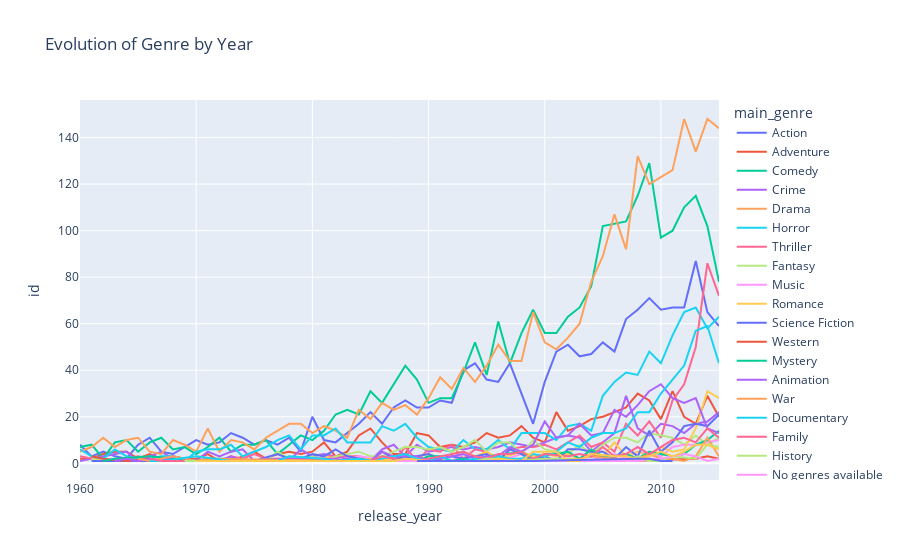

Notebook code cell kept with this figure:
### Code cell
#Creating a graphic when it is possible to see the evolution of every genre over the years
fig = px.line(dft_g, x="release_year", y="id", color='main_genre', title = "Evolution of Genre by Year")
fig.show()

### Figure 1 — Plotly figure (JSON) as saved in the notebook; plotly's stock layout.template omitted (floating-point values rounded to 4 significant figures)
{"data": [{"hovertemplate": "main_genre=Action<br>release_year=%{x}<br>id=%{y}<extra></extra>", "legendgroup": "Action", "line": {"color": "#636efa", "dash": "solid"}, "mode": "lines", "name": "Action", "orientation": "v", "showlegend": true, "type": "scatter", "x": [1960, 1961, 1962, 1963, 1964, 1965, 1966, 1967, 1968, 1969, 1970, 1971, 1972, 1973, 1974, 1975, 1976, 1977, 1978, 1979, 1980, 1981, 1982, 1983, 1984, 1985, 1986, 1987, 1988, 1989, 1990, 1991, 1992, 1993, 1994, 1995, 1996, 1997, 1998, 1999, 2000, 2001, 2002, 2003, 2004, 2005, 2006, 2007, 2008, 2009, 2010, 2011, 2012, 2013, 2014, 2015], "xaxis": "x", "y": [8, 3, 5, 3, 2, 8, 11, 5, 4, 7, 10, 8, 9, 13, 11, 8, 10, 8, 11, 5, 20, 10, 9, 13, 17, 22, 17, 24, 27, 24, 24, 27, 26, 40, 43, 36, 35, 43, 30, 17, 35, 48, 51, 46, 47, 52, 48, 62, 66, 71, 66, 67, 67, 87, 65, 59], "yaxis": "y"}, {"hovertemplate": "main_genre=Adventure<br>release_year=%{x}<br>id=%{y}<extra></extra>", "legendgroup": "Adventure", "line": {"color": "#EF553B", "dash": "solid"}, "mode": "lines", "name": "Adventure", "orientation": "v", "showlegend": true, "type": "scatter", "x": [1960, 1961, 1962, 1963, 1964, 1965, 1966, 1967, 1968, 1969, 1970, 1971, 1972, 1973, 1974, 1975, 1976, 1977, 1978, 1979, 1980, 1981, 1982, 1983, 1984, 1985, 1986, 1987, 1988, 1989, 1990, 1991, 1992, 1993, 1994, 1995, 1996, 1997, 1998, 1999, 2000, 2001, 2002, 2003, 2004, 2005, 2006, 2007, 2008, 2009, 2010, 2011, 2012, 2013, 2014, 2015], "xaxis": "x", "y": [2, 2, 4, 5, 5, 2, 4, 2, 3, 2, 2, 4, 1, 1, 3, 5, 2, 4, 5, 4, 5, 9, 3, 5, 12, 15, 9, 4, 4, 13, 12, 7, 8, 7, 9, 13, 11, 12, 16, 11, 9, 22, 14, 16, 19, 20, 22, 24, 30, 27, 19, 31, 20, 17, 29, 20], "yaxis": "y"}, {"hovertemplate": "main_genre=Comedy<br>release_year=%{x}<br>id=%{y}<extra></extra>", "legendgroup": "Comedy", "line": {"color": "#00cc96", "dash": "solid"}, "mode": "lines", "name": "Comedy", "orientation": "v", "showlegend": true, "type": "scatter", "x": [1960, 1961, 1962, 1963, 1964, 1965, 1966, 1967, 1968, 1969, 1970, 1971, 1972, 1973, 1974, 1975, 1976, 1977, 1978, 1979, 1980, 1981, 1982, 1983, 1984, 1985, 1986, 1987, 1988, 1989, 1990, 1991, 1992, 1993, 1994, 1995, 1996, 1997, 1998, 1999, 2000, 2001, 2002, 2003, 2004, 2005, 2006, 2007, 2008, 2009, 2010, 2011, 2012, 2013, 2014, 2015], "xaxis": "x", "y": [7, 8, 2, 9, 10, 5, 9, 11, 6, 7, 4, 7, 11, 5, 8, 8, 10, 4, 8, 12, 10, 14, 21, 23, 21, 31, 26, 34, 42, 36, 26, 28, 28, 39, 52, 38, 61, 43, 56, 66, 56, 56, 63, 67, 76, 102, 103, 104, 115, 129, 97, 100, 110, 115, 102, 78], "yaxis": "y"}, {"hovertemplate": "main_genre=Crime<br>release_year=%{x}<br>id=%{y}<extra></extra>", "legendgroup": "Crime", "line": {"color": "#ab63fa", "dash": "solid"}, "mode": "lines", "name": "Crime", "orientation": "v", "showlegend": true, "type": "scatter", "x": [1960, 1962, 1964, 1965, 1967, 1968, 1970, 1971, 1972, 1973, 1974, 1975, 1976, 1978, 1979, 1980, 1981, 1983, 1984, 1985, 1986, 1987, 1988, 1989, 1990, 1991, 1992, 1993, 1994, 1995, 1996, 1997, 1998, 1999, 2000, 2001, 2002, 2003, 2004, 2005, 2006, 2007, 2008, 2009, 2010, 2011, 2012, 2013, 2014, 2015], "xaxis": "x", "y": [1, 3, 5, 1, 5, 2, 1, 5, 3, 5, 6, 1, 1, 1, 6, 3, 4, 2, 2, 1, 6, 8, 3, 8, 5, 6, 7, 6, 7, 6, 7, 9, 8, 7, 9, 11, 12, 11, 5, 9, 13, 29, 15, 12, 17, 16, 13, 17, 18, 22], "yaxis": "y"}, {"hovertemplate": "main_genre=Drama<br>release_year=%{x}<br>id=%{y}<extra></extra>", "legendgroup": "Drama", "line": {"color": "#FFA15A", "dash": "solid"}, "mode": "lines", "name": "Drama", "orientation": "v", "showlegend": true, "type": "scatter", "x": [1960, 1961, 1962, 1963, 1964, 1965, 1966, 1967, 1968, 1969, 1970, 1971, 1972, 1973, 1974, 1975, 1976, 1977, 1978, 1979, 1980, 1981, 1982, 1983, 1984, 1985, 1986, 1987, 1988, 1989, 1990, 1991, 1992, 1993, 1994, 1995, 1996, 1997, 1998, 1999, 2000, 2001, 2002, 2003, 2004, 2005, 2006, 2007, 2008, 2009, 2010, 2011, 2012, 2013, 2014, 2015], "xaxis": "x", "y": [5, 7, 11, 7, 10, 11, 5, 4, 10, 8, 5, 15, 5, 10, 9, 6, 11, 14, 17, 17, 13, 16, 14, 11, 23, 19, 26, 23, 25, 21, 28, 37, 32, 41, 35, 42, 51, 44, 44, 65, 52, 49, 54, 60, 78, 89, 107, 92, 132, 120, 123, 126, 148, 134, 148, 144], "yaxis": "y"}, {"hovertemplate": "main_genre=Horror<br>release_year=%{x}<br>id=%{y}<extra></extra>", "legendgroup": "Horror", "line": {"color": "#19d3f3", "dash": "solid"}, "mode": "lines", "name": "Horror", "orientation": "v", "showlegend": true, "type": "scatter", "x": [1960, 1961, 1962, 1963, 1964, 1965, 1966, 1967, 1968, 1969, 1970, 1971, 1972, 1973, 1974, 1975, 1976, 1977, 1978, 1979, 1980, 1981, 1982, 1983, 1984, 1985, 1986, 1987, 1988, 1989, 1990, 1991, 1992, 1993, 1994, 1995, 1996, 1997, 1998, 1999, 2000, 2001, 2002, 2003, 2004, 2005, 2006, 2007, 2008, 2009, 2010, 2011, 2012, 2013, 2014, 2015], "xaxis": "x", "y": [6, 3, 2, 6, 3, 2, 2, 3, 3, 1, 5, 6, 6, 8, 3, 5, 7, 10, 12, 6, 12, 12, 15, 9, 9, 9, 16, 14, 17, 11, 7, 6, 5, 10, 6, 6, 10, 6, 13, 13, 13, 10, 16, 17, 14, 29, 35, 39, 38, 48, 43, 55, 65, 67, 58, 63], "yaxis": "y"}, {"hovertemplate": "main_genre=Thriller<br>release_year=%{x}<br>id=%{y}<extra></extra>", "legendgroup": "Thriller", "line": {"color": "#FF6692", "dash": "solid"}, "mode": "lines", "name": "Thriller", "orientation": "v", "showlegend": true, "type": "scatter", "x": [1960, 1962, 1964, 1965, 1966, 1967, 1969, 1972, 1973, 1974, 1975, 1976, 1978, 1979, 1980, 1981, 1982, 1983, 1984, 1985, 1986, 1987, 1988, 1989, 1990, 1991, 1992, 1993, 1994, 1995, 1996, 1997, 1998, 1999, 2000, 2001, 2002, 2003, 2004, 2005, 2006, 2007, 2008, 2009, 2010, 2011, 2012, 2013, 2014, 2015], "xaxis": "x", "y": [3, 1, 2, 3, 2, 1, 1, 1, 3, 2, 4, 2, 2, 2, 1, 3, 3, 3, 3, 2, 2, 1, 7, 1, 6, 5, 8, 2, 6, 5, 1, 6, 7, 7, 8, 6, 9, 12, 7, 9, 5, 17, 12, 18, 11, 27, 34, 50, 86, 72], "yaxis": "y"}, {"hovertemplate": "main_genre=Fantasy<br>release_year=%{x}<br>id=%{y}<extra></extra>", "legendgroup": "Fantasy", "line": {"color": "#B6E880", "dash": "solid"}, "mode": "lines", "name": "Fantasy", "orientation": "v", "showlegend": true, "type": "scatter", "x": [1961, 1962, 1964, 1967, 1968, 1970, 1974, 1975, 1976, 1977, 1978, 1980, 1981, 1982, 1983, 1984, 1985, 1986, 1987, 1988, 1989, 1990, 1991, 1992, 1993, 1994, 1995, 1996, 1997, 1998, 1999, 2000, 2001, 2002, 2003, 2004, 2005, 2006, 2007, 2008, 2009, 2010, 2011, 2012, 2013, 2014, 2015], "xaxis": "x", "y": [2, 1, 1, 2, 1, 1, 1, 1, 1, 5, 2, 3, 1, 3, 4, 5, 3, 3, 5, 7, 7, 6, 7, 5, 7, 10, 5, 9, 9, 4, 10, 6, 5, 4, 8, 4, 8, 11, 11, 9, 13, 12, 11, 8, 12, 8, 11], "yaxis": "y"}, {"hovertemplate": "main_genre=Music<br>release_year=%{x}<br>id=%{y}<extra></extra>", "legendgroup": "Music", "line": {"color": "#FF97FF", "dash": "solid"}, "mode": "lines", "name": "Music", "orientation": "v", "showlegend": true, "type": "scatter", "x": [1961, 1964, 1967, 1970, 1972, 1975, 1978, 1980, 1981, 1982, 1983, 1984, 1987, 1988, 1989, 1990, 1992, 1993, 1996, 1998, 1999, 2001, 2003, 2004, 2005, 2006, 2007, 2008, 2009, 2010, 2011, 2012, 2013, 2014, 2015], "xaxis": "x", "y": [1, 1, 2, 1, 1, 1, 1, 1, 1, 1, 1, 3, 1, 1, 2, 2, 1, 4, 1, 4, 2, 1, 2, 3, 1, 4, 2, 5, 4, 3, 7, 8, 8, 9, 10], "yaxis": "y"}, {"hovertemplate": "main_genre=Romance<br>release_year=%{x}<br>id=%{y}<extra></extra>", "legendgroup": "Romance", "line": {"color": "#FECB52", "dash": "solid"}, "mode": "lines", "name": "Romance", "orientation": "v", "showlegend": true, "type": "scatter", "x": [1961, 1963, 1966, 1968, 1970, 1971, 1974, 1977, 1979, 1980, 1981, 1983, 1984, 1985, 1986, 1987, 1990, 1991, 1992, 1993, 1994, 1995, 1996, 1998, 1999, 2000, 2001, 2002, 2003, 2004, 2005, 2006, 2007, 2008, 2009, 2010, 2011, 2012, 2013, 2014, 2015], "xaxis": "x", "y": [1, 1, 1, 1, 1, 1, 1, 1, 1, 1, 3, 1, 1, 2, 2, 1, 4, 1, 4, 5, 3, 5, 2, 5, 3, 4, 3, 4, 2, 6, 3, 9, 3, 5, 3, 7, 5, 6, 15, 31, 28], "yaxis": "y"}, {"hovertemplate": "main_genre=Science Fiction<br>release_year=%{x}<br>id=%{y}<extra></extra>", "legendgroup": "Science Fiction", "line": {"color": "#636efa", "dash": "solid"}, "mode": "lines", "name": "Science Fiction", "orientation": "v", "showlegend": true, "type": "scatter", "x": [1961, 1966, 1967, 1968, 1969, 1970, 1971, 1973, 1975, 1977, 1978, 1979, 1980, 1981, 1982, 1983, 1984, 1985, 1986, 1987, 1989, 1990, 1991, 1992, 1993, 1994, 1995, 1996, 1997, 1998, 1999, 2000, 2001, 2002, 2003, 2004, 2005, 2006, 2007, 2008, 2009, 2010, 2011, 2012, 2013, 2014, 2015], "xaxis": "x", "y": [1, 1, 1, 2, 1, 1, 2, 1, 1, 4, 2, 2, 4, 3, 6, 3, 2, 1, 5, 2, 3, 4, 2, 3, 2, 3, 4, 1, 6, 4, 1, 3, 1, 6, 6, 5, 5, 2, 7, 3, 14, 5, 9, 16, 17, 16, 21], "yaxis": "y"}, {"hovertemplate": "main_genre=Western<br>release_year=%{x}<br>id=%{y}<extra></extra>", "legendgroup": "Western", "line": {"color": "#EF553B", "dash": "solid"}, "mode": "lines", "name": "Western", "orientation": "v", "showlegend": true, "type": "scatter", "x": [1961, 1962, 1964, 1966, 1967, 1968, 1970, 1971, 1972, 1973, 1975, 1977, 1979, 1980, 1982, 1990, 1992, 1993, 1994, 1999, 2002, 2003, 2004, 2006, 2007, 2013, 2014, 2015], "xaxis": "x", "y": [3, 2, 1, 2, 1, 1, 1, 2, 1, 2, 1, 1, 1, 2, 1, 1, 1, 1, 1, 1, 1, 1, 4, 1, 1, 2, 3, 2], "yaxis": "y"}, {"hovertemplate": "main_genre=Mystery<br>release_year=%{x}<br>id=%{y}<extra></extra>", "legendgroup": "Mystery", "line": {"color": "#00cc96", "dash": "solid"}, "mode": "lines", "name": "Mystery", "orientation": "v", "showlegend": true, "type": "scatter", "x": [1962, 1963, 1966, 1970, 1971, 1973, 1975, 1976, 1977, 1978, 1979, 1980, 1983, 1984, 1985, 1986, 1987, 1988, 1989, 1990, 1991, 1992, 1993, 1994, 1995, 1998, 1999, 2000, 2001, 2002, 2003, 2004, 2005, 2006, 2007, 2008, 2009, 2010, 2011, 2012, 2013, 2014, 2015], "xaxis": "x", "y": [1, 2, 3, 1, 2, 2, 1, 1, 1, 1, 1, 1, 1, 2, 1, 1, 1, 1, 1, 3, 3, 1, 2, 1, 3, 5, 1, 4, 4, 5, 2, 6, 3, 3, 4, 2, 5, 4, 3, 4, 8, 10, 14], "yaxis": "y"}, {"hovertemplate": "main_genre=Animation<br>release_year=%{x}<br>id=%{y}<extra></extra>", "legendgroup": "Animation", "line": {"color": "#ab63fa", "dash": "solid"}, "mode": "lines", "name": "Animation", "orientation": "v", "showlegend": true, "type": "scatter", "x": [1963, 1964, 1965, 1966, 1967, 1968, 1969, 1970, 1972, 1973, 1974, 1977, 1981, 1982, 1983, 1984, 1985, 1986, 1987, 1988, 1989, 1990, 1992, 1993, 1994, 1995, 1996, 1997, 1998, 1999, 2000, 2001, 2002, 2003, 2004, 2005, 2006, 2007, 2008, 2009, 2010, 2011, 2012, 2013, 2014, 2015], "xaxis": "x", "y": [1, 2, 1, 2, 1, 3, 2, 1, 1, 3, 1, 2, 2, 2, 1, 1, 1, 5, 3, 3, 3, 1, 3, 4, 2, 3, 3, 7, 5, 8, 18, 11, 12, 17, 12, 13, 23, 20, 25, 31, 34, 28, 26, 28, 15, 13], "yaxis": "y"}, {"hovertemplate": "main_genre=War<br>release_year=%{x}<br>id=%{y}<extra></extra>", "legendgroup": "War", "line": {"color": "#FFA15A", "dash": "solid"}, "mode": "lines", "name": "War", "orientation": "v", "showlegend": true, "type": "scatter", "x": [1965, 1966, 1968, 1970, 1971, 1982, 1983, 1984, 1987, 1988, 1989, 1990, 1991, 1993, 1995, 2001, 2002, 2003, 2004, 2006, 2008, 2009, 2010, 2011, 2012, 2013, 2014, 2015], "xaxis": "x", "y": [2, 1, 3, 1, 2, 1, 1, 1, 1, 1, 2, 1, 1, 1, 1, 2, 2, 2, 3, 2, 2, 4, 2, 2, 1, 3, 11, 3], "yaxis": "y"}, {"hovertemplate": "main_genre=Documentary<br>release_year=%{x}<br>id=%{y}<extra></extra>", "legendgroup": "Documentary", "line": {"color": "#19d3f3", "dash": "solid"}, "mode": "lines", "name": "Documentary", "orientation": "v", "showlegend": true, "type": "scatter", "x": [1966, 1967, 1970, 1973, 1974, 1975, 1976, 1977, 1978, 1981, 1982, 1984, 1985, 1988, 1989, 1990, 1991, 1992, 1993, 1994, 1995, 1996, 1997, 1998, 1999, 2000, 2001, 2002, 2003, 2004, 2005, 2006, 2007, 2008, 2009, 2010, 2011, 2012, 2013, 2014, 2015], "xaxis": "x", "y": [1, 1, 3, 1, 1, 1, 1, 1, 3, 2, 1, 2, 1, 4, 2, 1, 3, 1, 1, 2, 1, 3, 2, 2, 4, 3, 5, 9, 7, 11, 13, 13, 15, 22, 22, 30, 36, 42, 57, 59, 43], "yaxis": "y"}, {"hovertemplate": "main_genre=Family<br>release_year=%{x}<br>id=%{y}<extra></extra>", "legendgroup": "Family", "line": {"color": "#FF6692", "dash": "solid"}, "mode": "lines", "name": "Family", "orientation": "v", "showlegend": true, "type": "scatter", "x": [1966, 1967, 1969, 1971, 1972, 1977, 1981, 1983, 1985, 1986, 1987, 1988, 1989, 1993, 1994, 1995, 1996, 1997, 1998, 1999, 2000, 2002, 2003, 2004, 2005, 2006, 2007, 2008, 2009, 2010, 2011, 2012, 2013, 2014, 2015], "xaxis": "x", "y": [2, 1, 1, 1, 1, 1, 1, 1, 1, 3, 2, 1, 1, 5, 3, 2, 4, 4, 5, 2, 4, 3, 4, 3, 7, 3, 4, 7, 4, 7, 10, 11, 9, 15, 11], "yaxis": "y"}, {"hovertemplate": "main_genre=History<br>release_year=%{x}<br>id=%{y}<extra></extra>", "legendgroup": "History", "line": {"color": "#B6E880", "dash": "solid"}, "mode": "lines", "name": "History", "orientation": "v", "showlegend": true, "type": "scatter", "x": [1969, 1970, 1975, 1977, 1980, 1993, 1994, 1995, 1996, 1997, 1998, 2000, 2001, 2006, 2007, 2008, 2009, 2010, 2011, 2013, 2014, 2015], "xaxis": "x", "y": [1, 1, 1, 1, 1, 1, 1, 2, 2, 1, 1, 2, 2, 1, 1, 3, 1, 1, 3, 2, 8, 7], "yaxis": "y"}, {"hovertemplate": "main_genre=No genres available<br>release_year=%{x}<br>id=%{y}<extra></extra>", "legendgroup": "No genres available", "line": {"color": "#FF97FF", "dash": "solid"}, "mode": "lines", "name": "No genres available", "orientation": "v", "showlegend": true, "type": "scatter", "x": [1970, 1974, 1989, 1995, 1996, 2000, 2001, 2005, 2008, 2009, 2010, 2012, 2013, 2014, 2015], "xaxis": "x", "y": [1, 1, 1, 1, 1, 1, 1, 1, 1, 2, 2, 4, 3, 1, 2], "yaxis": "y"}, {"hovertemplate": "main_genre=TV Movie<br>release_year=%{x}<br>id=%{y}<extra></extra>", "legendgroup": "TV Movie", "line": {"color": "#FECB52", "dash": "solid"}, "mode": "lines", "name": "TV Movie", "orientation": "v", "showlegend": true, "type": "scatter", "x": [1970, 1973, 1976, 1980, 1981, 1982, 1983, 1984, 1987, 1988, 1990, 1995, 1996, 1998, 1999, 2001, 2002, 2003, 2004, 2006, 2007, 2008, 2009, 2010, 2011, 2012, 2013, 2014, 2015], "xaxis": "x", "y": [1, 1, 1, 1, 1, 1, 1, 1, 1, 2, 1, 1, 2, 1, 5, 5, 1, 1, 4, 3, 3, 2, 3, 5, 3, 5, 8, 8, 6], "yaxis": "y"}, {"hovertemplate": "main_genre=Foreign<br>release_year=%{x}<br>id=%{y}<extra></extra>", "legendgroup": "Foreign", "line": {"color": "#636efa", "dash": "solid"}, "mode": "lines", "name": "Foreign", "orientation": "v", "showlegend": true, "type": "scatter", "x": [1989, 1995, 1999, 2008, 2009, 2010, 2011], "xaxis": "x", "y": [1, 1, 1, 2, 2, 1, 1], "yaxis": "y"}], "layout": {"legend": {"title": {"text": "main_genre"}, "tracegroupgap": 0}, "title": {"text": "Evolution of Genre by Year"}, "xaxis": {"anchor": "y", "domain": [0, 1], "title": {"text": "release_year"}}, "yaxis": {"anchor": "x", "domain": [0, 1], "title": {"text": "id"}}}}
